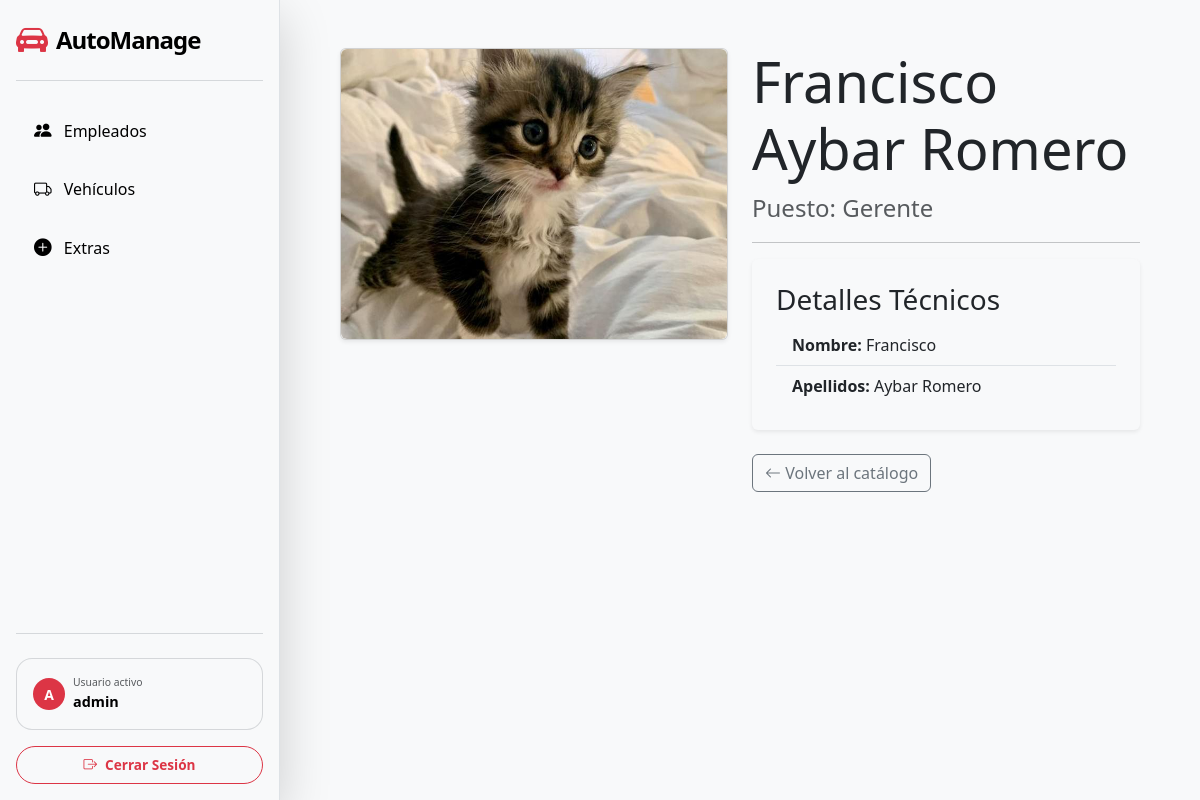
The page /employees/2/ (signed in) on the database its author committed.
### app_agencia_coches/models.py (models this page shows, shortened)
class Employee (models.Model):
    user = models.OneToOneField(
        User,
        on_delete = models.CASCADE,
        null = True,
        blank = True
    )
    nombre = models.CharField (
        verbose_name = 'Nombre',
        max_length = 100,
        default = ''
    )
    apellidos = models.CharField (
        verbose_name = 'Apellidos',
        max_length = 100,
        default = ''
    )
    puesto = models.CharField (
        verbose_name = 'Puesto',
        max_length = 100,
        default = ''
    )
    fecha_contratacion = models.DateField (
        verbose_name = 'Fecha de contratacion',
        auto_now_add = True
    )
    foto = models.ImageField (
        verbose_name = 'Foto',
        upload_to = "empleados/",
        blank = True,
        null = True
    )

### app_agencia_coches/views.py (the view)
# urls.py: path('employees/<int:pk>/', views.employee_detail, name='employee_detail'),
@login_required
def employee_detail(request, pk):
    employee = get_object_or_404(Employee, pk=pk)
    return render(request, 'employee/employee_detail.html', {'employee': employee})

### app_agencia_coches/templates/employee/employee_detail.html
{% extends "index.html" %}
{% block content %}
<div class="container mt-5">
    <div class="row">
        <div class="col-md-6 mb-4">
            <div class="card shadow-sm">
                {% if employee.foto %}
                    <img src="{{ employee.foto.url }}" class="img-fluid rounded" alt="{{ employee.nombre }} {{ employee.apellidos }}">
                {% else %}
                    <div class="bg-light d-flex justify-content-center align-items-center" style="height: 400px;">
                        <i class="bi bi-image fs-1 text-secondary"></i>
                    </div>
                {% endif %}
            </div>
        </div>
        <div class="col-md-6">
            <h1 class="display-4">{{ employee.nombre }} {{ employee.apellidos }}</h1>
            <p class="text-muted fs-4">Puesto: {{ employee.puesto }}</p>
            <hr>
            <div class="bg-light p-4 rounded shadow-sm">
                <h3>Detalles Técnicos</h3>
                <ul class="list-group list-group-flush">
                    <li class="list-group-item bg-transparent"><strong>Nombre:</strong> {{ employee.nombre }}</li>
                    <li class="list-group-item bg-transparent"><strong>Apellidos:</strong> {{ employee.apellidos }}</li>
                </ul>
            </div>
            <div class="mt-4 d-flex flex-column flex-sm-row gap-2">
                <a href="{% url 'employees' %}" class="btn btn-outline-secondary">
                    <i class="bi bi-arrow-left"></i> Volver al catálogo
                </a>
            </div>
        </div>
    </div>
</div>
{% endblock content %}

### app_agencia_coches/templates/index.html (shortened to what this page needs)
<!doctype html>
<html lang="es-ES">
    <head>
        {% block css %}
        <link
            href="https://cdn.jsdelivr.net/npm/bootstrap@5.3.2/dist/css/bootstrap.min.css"
            rel="stylesheet"
        />
        {% endblock css %}
        {% block icon %}
        <link rel="stylesheet" href="https://cdn.jsdelivr.net/npm/bootstrap-icons@1.13.1/font/bootstrap-icons.min.css">
        {% endblock icon %}
        {% load static %}
        <link rel="stylesheet" href="{% static 'css/blur_detalles.css' %}">
        <link rel="stylesheet" href="{% static 'css/style_sidebar.css' %}">
    </head>
    <body>
        <div id="wrapper" class="d-flex">
            <nav id="sidebar" class="bg-light shadow-lg d-flex flex-column p-3 sticky-top" style="min-width: 280px; height: 100vh;">
                <div class="d-flex justify-content-between align-items-center border-bottom border-secondary border-opacity-25 pb-3 mb-4">
                    <a href="{% url 'dashboard' %}" class="d-flex align-items-center text-decoration-none">
                        <i class="bi bi-car-front-fill fs-2 text-danger me-2"></i>
                        <span class="fs-4 fw-bold text-black" style="letter-spacing: -1px;">AutoManage</span>
                    </a>
                </div>
                <ul class="nav nav-pills flex-column mb-auto">
                    <li class="nav-item mb-2">
                        <a class="nav-link custom-nav-link {% if request.resolver_match.url_name == 'employees' %}active{% endif %}" href="{% url 'employees' %}">
                            <i class="bi bi-people-fill me-2"></i> Empleados
                        </a>
                    </li>
                    <li class="nav-item mb-2">
                        <a class="nav-link custom-nav-link {% if request.resolver_match.url_name == 'cars' %}active{% endif %}" href="{% url 'cars' %}">
                            <i class="bi bi-truck me-2"></i> Vehículos
                        </a>
                    </li>
                    <li class="nav-item mb-2">
                        <a class="nav-link custom-nav-link {% if request.resolver_match.url_name == 'extras' %}active{% endif %}" href="{% url 'extras' %}">
                            <i class="bi bi-plus-circle-fill me-2"></i> Extras
                        </a>
                    </li>
                </ul>
                <hr class="text-secondary opacity-25">
                <div class="user-footer mt-2">
                    {% if user.is_authenticated %}
                        <div class="p-3 rounded-4 mb-3 border border-secondary border-opacity-25" style="background: rgba(255,255,255,0.03);">
                            <div class="d-flex align-items-center">
                                <div class="bg-danger rounded-circle d-flex align-items-center justify-content-center me-2" style="width: 32px; height: 32px;">
                                    <span class="text-white fw-bold small">{{ user.username|first|upper }}</span>
                                </div>
                                <div class="overflow-hidden">
                                    <small class="text-muted d-block" style="font-size: 0.65rem; text-uppercase: bold;">Usuario activo</small>
                                    <span class="text-black fw-bold d-block text-truncate" style="font-size: 0.9rem;">{{ user.username }}</span>
                                </div>
                            </div>
                        </div>
                        <form action="{% url 'logout' %}" method="post" class="m-0">
                            <button type="submit" class="btn btn-outline-danger w-100 rounded-pill py-2 fw-bold d-flex align-items-center justify-content-center transition-all" style="font-size: 0.85rem;">
                                <i class="bi bi-box-arrow-right me-2"></i> Cerrar Sesión
                            </button>
                        </form>
                    {% endif %}
                </div>
            </nav>
            <main class="main-content w-100 bg-light px-3 px-md-5">
                <div class="toast-container position-fixed bottom-0 end-0 p-3">
                </div>
                {% block content %}{% endblock %}
            </main>
        </div>
    </body>
</html>

### static/css/style_sidebar.css (style rules this page uses)
#wrapper { display: flex; align-items: stretch; }
#sidebar { min-width: 280px; max-width: 280px; height: 100vh; position: fixed; top: 0; left: 0; display: flex; flex-direction: column; z-index: 1000; background-color: #fff; border-right: 1px solid #dee2e6; }
.main-content { flex: 1; margin-left: 280px; min-height: 100vh; background-color: #f8f9fa; }
#sidebar { transition: all 0.3s ease; }
.custom-nav-link { color: #000 !important; font-weight: 500; border-radius: 12px !important; padding: 12px 18px !important; transition: all 0.2s ease; }
.custom-nav-link i { font-size: 1.1rem; }

### rows shown on the page
Employee: foto (picture), nombre "Francisco", apellidos "Aybar Romero", puesto "Gerente"

### other values the page prints
{{ user.username|first|upper }} "A"
{{ user.username }} "admin"
